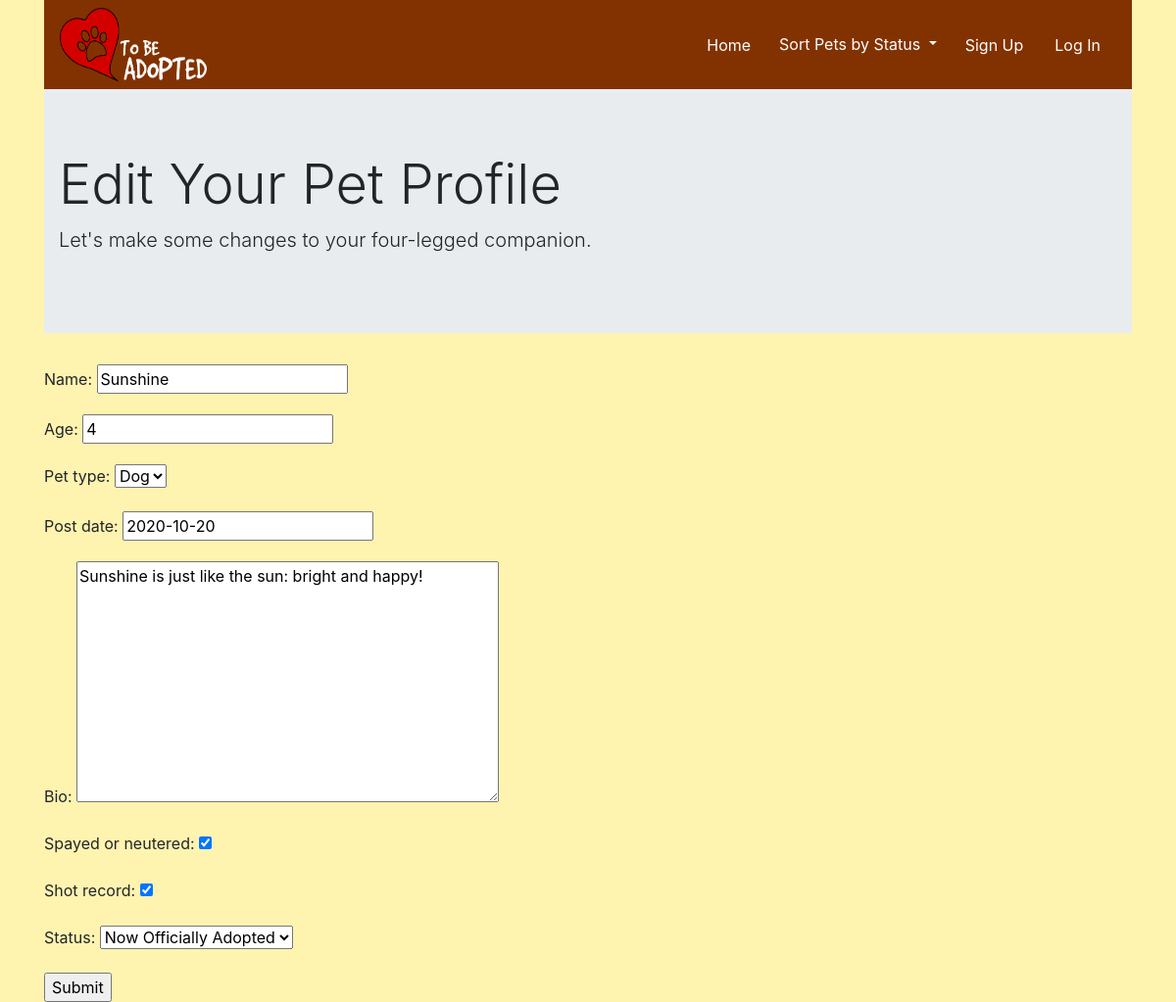
Page /pet/edit/4/ on the committed database.
### pets/models.py (models this page shows, shortened)
class Pet(models.Model):
  PET_CHOICES = [
    ('DOG', 'Dog'),
    ('CAT', 'Cat'),
      ]
  ADOPTION_CHOICES = [
    ('TBA', "To Be Adopted"),
    ('NOA', "Now Officially Adopted"),
      ]
  name = models.CharField(max_length=80)
  age = models.IntegerField()
  pet_type = models.CharField(
      max_length=3, choices=PET_CHOICES, default="DOG")
  post_date = models.DateField(default=timezone.now)
  bio = models.TextField()
  spayed_or_neutered = models.BooleanField(default=False)
  shot_record = models.BooleanField(default=False)
  status = models.CharField(max_length=3, blank=True,
                            choices=ADOPTION_CHOICES, default='TBA')
  pet_image = models.ImageField(upload_to='static/images/', default='static/default-profile.png', null=True, blank=True)
  owner = models.ForeignKey(AUTH_USER_MODEL, related_name='owner', on_delete=models.CASCADE, null=True)

### pets/views.py (the view)
# urls.py: path('pet/edit/<int:pet_id>/', pet_views.edit_pet_view),
def edit_pet_view(request, pet_id):
    form = None
    html = 'edit_pet.html'
    instance = Pet.objects.get(id=pet_id)
    if request.method == 'POST':
        form = EditPet(request.POST, instance=instance)
        if form.is_valid():
            form.save()
        return HttpResponseRedirect(reverse('pet_detail', args=[instance.id]))
    else:
        form = EditPet(instance=instance)
        return render(request, html, {'form': form})

### pets/forms.py
class EditPet(forms.ModelForm):
    class Meta:
        model = Pet
        fields = "__all__"
        exclude = ['owner', 'pet_image']

### templates/edit_pet.html
{% include 'base.html' %} {% block content %}
<div class="container">
  <div class="jumbotron jumbotron-fluid">
    <div class="container">
      <h1 class="display-4">Edit Your Pet Profile</h1>
      <p class="lead">Let's make some changes to your four-legged companion.</p>
    </div>
  </div>
</div>
<div class="container">
  <form action="" method="POST" style="align-items: flex-start">
    {% csrf_token %} {{ form.as_p }}
    <input type="submit" value="Submit" />
  </form>
</div>
{% endblock %}

### rows in the picture
Pet: name "Sunshine", age "4", pet_type "Dog", post_date "2020-10-20", bio "Sunshine is just like the sun: bright and happy!", spayed_or_neutered "☑", shot_record "☑", status "Now Officially Adopted"
